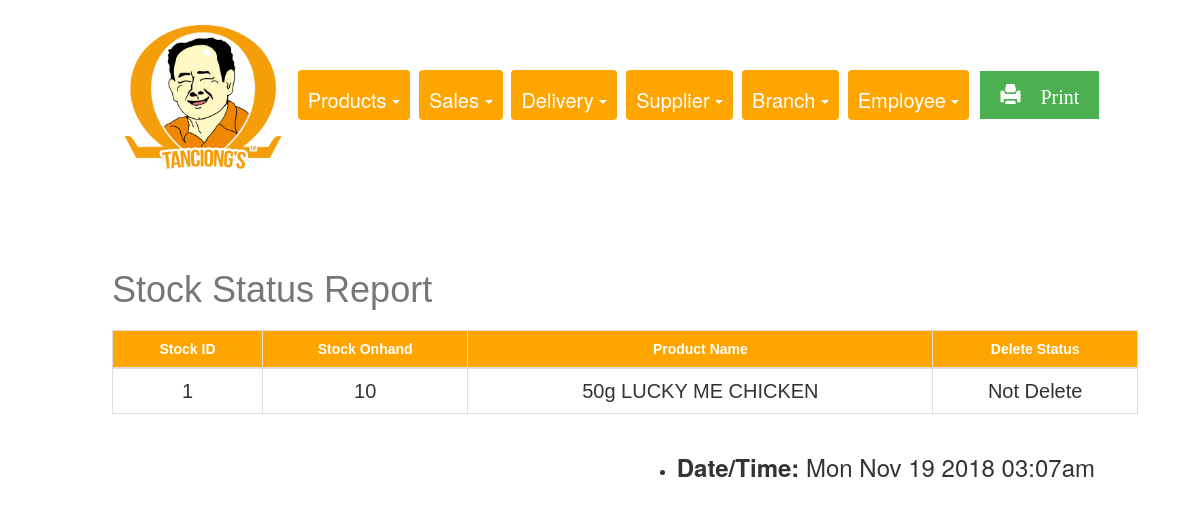
The app's page /REPORTS/stockStatusReport.php with its own data.
### tables this page shows
CREATE TABLE `stock` (
  `stock_id` int(11) NOT NULL,
  `product_id` int(11) DEFAULT NULL,
  `stock_onhand` int(11) DEFAULT NULL,
  `branch_id` int(11) DEFAULT NULL,
  `deleteStatus` tinyint(4) DEFAULT NULL
);

CREATE TABLE `product` (
  `product_id` int(11) NOT NULL,
  `product_code` bigint(20) DEFAULT NULL,
  `product_name` varchar(255) DEFAULT NULL,
  `product_type` tinyint(1) DEFAULT NULL,
  `standard_cost` float(255,2) DEFAULT NULL,
  `markup_cost` varchar(5) NOT NULL,
  `list_price` float(255,2) AS (standard_cost + markup_cost) VIRTUAL,
  `branch_id` int(11) DEFAULT NULL,
  `category_id` int(11) DEFAULT NULL,
  `deleteStatus` tinyint(4) DEFAULT NULL
);

### REPORTS/stockStatusReport.php (the view, shortened to what this page needs)
<!DOCTYPE html>
<html>
<head>
  <link rel="stylesheet" href="https://maxcdn.bootstrapcdn.com/bootstrap/3.3.7/css/bootstrap.min.css">
  <link rel="stylesheet" type="text/css" href="report.css">
</head>
<body>
<center>
<div class="container-fluid1">
<div class= "choices">
<img class="img1" src="pic.png">
<div class="btn-group">
  <a class="btn dropdown-toggle" data-toggle="dropdown">
   Products
    <span class="caret"></span>
  </a>
</div>
<div class="btn-group">
  <a class="btn dropdown-toggle" data-toggle="dropdown">
    Sales
    <span class="caret"></span>
  </a>
</div>
<div class="btn-group">
  <a class="btn dropdown-toggle" data-toggle="dropdown">
   Delivery
    <span class="caret"></span>
  </a>
</div>
<div class="btn-group">
  <a class="btn dropdown-toggle" data-toggle="dropdown">
   Supplier
    <span class="caret"></span>
  </a>
</div>
<div class="btn-group">
  <a class="btn dropdown-toggle" data-toggle="dropdown">
 Branch
    <span class="caret"></span>
  </a>
</div>
<div class="btn-group">
  <a class="btn dropdown-toggle" data-toggle="dropdown">
   Employee
    <span class="caret"></span>
  </a>
</div>
<div class="btn-group">
  <a class="button" href="stockReportPrint.php"  target="_blank"><span class="glyphicon glyphicon-print"> Print</span>
  </a>
</div>
</div>
<div class="container">
<?php
                    require_once 'connection.php'; ?>
                    <br><br><br>
                    <?php
                    $sql = "SELECT  stock.stock_id, stock.stock_onhand,  product.product_id, product.product_name, stock.deleteStatus,
                    CASE WHEN stock.deleteStatus = 1 THEN 'Deleted' ELSE 'Not Delete' END AS deleteStatus
                    FROM stock, product
                    WHERE stock.product_id =product.product_id
                    ORDER BY stock_id ASC";
                    if($result = mysqli_query($conn, $sql)){
                        if(mysqli_num_rows($result) > 0){
                            echo "<center><table class='table'></center>";
                                echo "<thead>";
                                echo "<caption><h1>Stock Status Report</h1></caption>";
                                    echo "<tr style='width: 100px;'>";
                                        echo "<th style='width: 150px;'>Stock ID </th>";
                                        echo "<th>Stock Onhand</th>";
                                         echo "<th>Product Name</th>";
                                        echo "<th>Delete Status</th>";
                                    echo "</tr>";
                                echo "</thead>";
                                echo "<tbody>";
                                while($row = mysqli_fetch_assoc($result)){
                                    echo "<tr>";
                                        echo "<td> ", "<center>". $row['stock_id'] . "</center>", "</td>";
                                        echo "<td> ","<center>". $row['stock_onhand'] . "</center>","</td>";
                                        echo "<td>", "<center>". $row['product_name'] ."</center>", "</td>";
                                        echo "<td> ", "<center>". $row['deleteStatus'] . "</center>", "</td>";
                                    echo "</tr>";
                                }
                                echo "</tbody>";
                        } else{
                            echo "<p class='lead'><em>No records were found.</em></p>";
                        }
                    } else{
                        echo "ERROR: Could not able to execute $sql. " . mysqli_error($conn);
                    }
                    ?>
            <ul class=date>
     <li><h3><b>Date/Time: </b><span id="date"></h3></li>
</ul>
</div>
</div>
</center>
</body>
</html>

### REPORTS/report.css (style rules this page uses)
body { padding-left: 20px; padding-bottom: 30px; padding-top: 0px; }
.container-fluid1 { padding: 5px 20px; padding-top: 10px; }
.btn-group { padding-left: 5px; padding-right: 0px; padding-top: 15px; padding-bottom:15px; }
.btn { background-color: orange; color: white; padding-top: 16px; padding-left: 16px; padding-right: 10px; font-size: 20px; border: none; padding-left: 10px; }
.img1 { width: 170px; }
.table { font-family: "Trebuchet MS", Arial, Helvetica, sans-serif; border-collapse: collapse; margin-left: auto; margin-right: auto; width: 90%; }
.table td, .table th { border: 1px solid #ddd; padding-left: 12px; padding-right: 12px; padding-bottom: 5px; padding-top:12px; font-size: 20px; }
.table th { padding-top: 20px; padding-bottom: 20px; padding-right: 12px; padding-left: 12px; text-align: center; background-color:#ffa500; color: white; font-size: 14px; }
.date { float: right; padding-right:100px; padding-bottom: 0px; font-size: 14px; }
h1 { padding-top: 2px; padding-bottom: 2px; }
.button { background-color: #4CAF50; border: none; color: white; padding-top: 10px; padding-bottom: 10px; padding-right: 20px; padding-left: 20px; text-align: center; text-decoration: none; display: inline-block; font-size: 20px; margin: 4px 2px; cursor: pointer; }

### records on screen
stock: stock_id "1", stock_onhand "10", product.product_name "50g LUCKY ME CHICKEN", deleteStatus "Not Delete"
